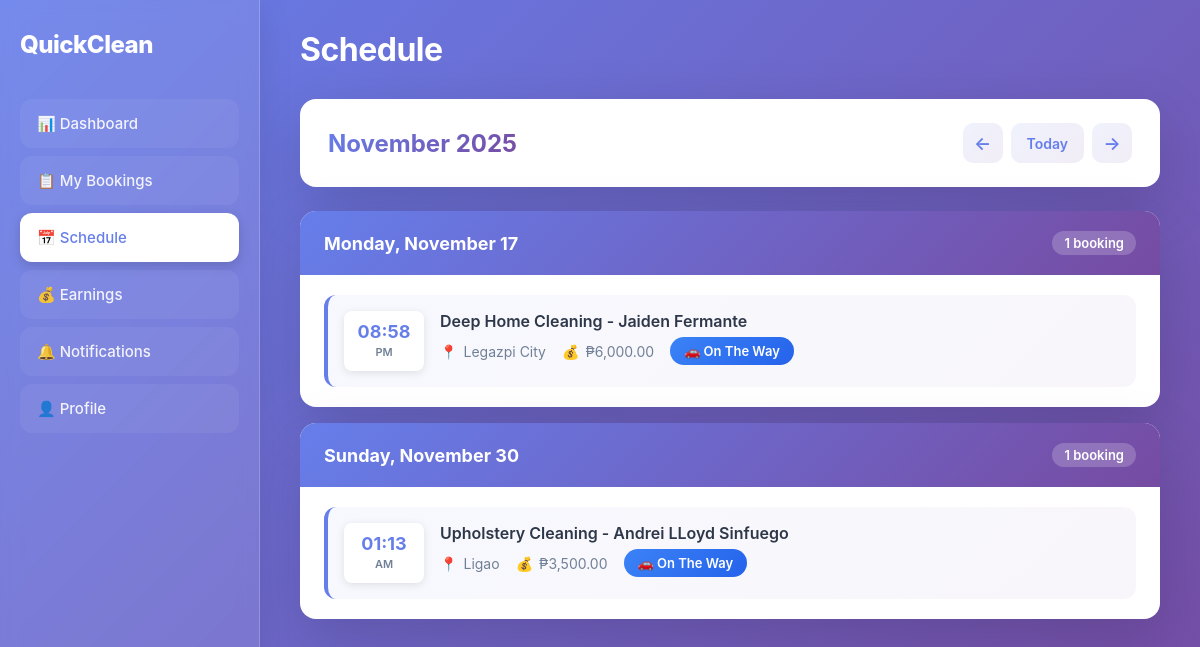
/Cleaner/schedule.php?month=11&year=2025, run on the app's committed database.
### tables this page shows
CREATE TABLE `transactions` (
  `transaction_id` int(11) NOT NULL,
  `booking_id` int(11) NOT NULL,
  `customer_name` varchar(100) NOT NULL,
  `service_name` varchar(100) NOT NULL,
  `date` date NOT NULL,
  `time` varchar(50) DEFAULT NULL,
  `address` text DEFAULT NULL,
  `phone` varchar(20) DEFAULT NULL,
  `email` varchar(100) DEFAULT NULL,
  `status` enum('on the way','completed') DEFAULT 'on the way',
  `action_date` timestamp NULL DEFAULT current_timestamp(),
  `proof_image` varchar(255) DEFAULT NULL,
  `completed_at` timestamp NULL DEFAULT NULL
);

CREATE TABLE `bookings` (
  `booking_id` int(11) NOT NULL,
  `user_id` int(11) NOT NULL,
  `service_id` int(11) NOT NULL,
  `service_name` varchar(100) NOT NULL,
  `price` decimal(10,2) DEFAULT NULL,
  `date` date NOT NULL,
  `time` varchar(50) DEFAULT NULL,
  `extras` text DEFAULT NULL,
  `name` varchar(100) NOT NULL,
  `phone` varchar(20) NOT NULL,
  `email` varchar(100) DEFAULT NULL,
  `address` text NOT NULL,
  `notes` text DEFAULT NULL,
  `status` enum('pending','accepted','declined') DEFAULT 'pending',
  `created_at` timestamp NULL DEFAULT current_timestamp()
);

### Cleaner/schedule.php (the view, shortened to what this page needs)
<?php
$host = "localhost";
$user = "root";
$pass = "";
$db   = "quickclean";
$conn = mysqli_connect($host, $user, $pass, $db);
$current_month = isset($_GET['month']) ? (int)$_GET['month'] : date('n');
$current_year = isset($_GET['year']) ? (int)$_GET['year'] : date('Y');
$prev_month = $current_month - 1;
$prev_year = $current_year;
$next_month = $current_month + 1;
$next_year = $current_year;
$sql = "SELECT b.*, t.status AS transaction_status
        FROM bookings b
        LEFT JOIN transactions t ON b.booking_id = t.booking_id
        WHERE MONTH(b.date) = $current_month
        AND YEAR(b.date) = $current_year
        AND b.status IN ('pending', 'accepted')
        ORDER BY b.date, b.time";
$result = mysqli_query($conn, $sql);
$bookings_by_date = [];
while ($row = mysqli_fetch_assoc($result)) {
    $date = $row['date'];
    if (!isset($bookings_by_date[$date])) {
        $bookings_by_date[$date] = [];
    }
    $bookings_by_date[$date][] = $row;
}
$month_name = date('F', mktime(0, 0, 0, $current_month, 1, $current_year));
?>
<!DOCTYPE html>
<html lang="en">
<head>
</head>
<body>
  <div class="wrapper">
    <div class="sidebar">
      <div class="sidebar-logo">QuickClean</div>
      <div class="nav-item"><a href="dashboard.html">📊 Dashboard</a></div>
      <div class="nav-item"><a href="assigned.php">📋 My Bookings</a></div>
      <div class="nav-item"><a href="schedule.php" class="active">📅 Schedule</a></div>
      <div class="nav-item"><a href="earnings.html">💰 Earnings</a></div>
      <div class="nav-item"><a href="notification.html">🔔 Notifications</a></div>
      <div class="nav-item"><a href="profile.html">👤 Profile</a></div>
    </div>
    <div class="content">
      <div class="header">
        <h1>Schedule</h1>
      </div>
      <div class="calendar-header">
        <div class="calendar-title"><?php echo $month_name . ' ' . $current_year; ?></div>
        <div class="calendar-nav">
          <a href="?month=<?php echo $prev_month; ?>&year=<?php echo $prev_year; ?>">←</a>
          <a href="schedule.php" class="today-btn">Today</a>
          <a href="?month=<?php echo $next_month; ?>&year=<?php echo $next_year; ?>">→</a>
        </div>
      </div>
      <?php if (count($bookings_by_date) > 0): ?>
      <div class="schedule-grid">
        <?php foreach ($bookings_by_date as $date => $bookings): ?>
        <div class="schedule-day">
          <div class="schedule-day-header">
            <div class="schedule-date"><?php echo date('l, F j', strtotime($date)); ?></div>
            <div class="schedule-count"><?php echo count($bookings); ?> booking<?php echo count($bookings) > 1 ? 's' : ''; ?></div>
          </div>
          <div class="schedule-bookings">
            <?php foreach ($bookings as $booking): ?>
            <a href="bookingdetails.php?booking=<?php echo $booking['booking_id']; ?>" class="schedule-booking">
              <div class="booking-time">
                <?php
                $time_parts = explode(':', $booking['time']);
                $hour = (int)$time_parts[0];
                $minute = $time_parts[1];
                $period = $hour >= 12 ? 'PM' : 'AM';
                $display_hour = $hour > 12 ? $hour - 12 : ($hour == 0 ? 12 : $hour);
                ?>
                <div class="booking-time-value"><?php echo sprintf('%02d:%s', $display_hour, $minute); ?></div>
                <div class="booking-time-period"><?php echo $period; ?></div>
              </div>
              <div class="booking-details">
                <div class="booking-title"><?php echo htmlspecialchars($booking['service_name'] . ' - ' . $booking['name']); ?></div>
                <div class="booking-info">
                  <div class="booking-info-item">
                    <span>📍</span>
                    <span><?php echo htmlspecialchars($booking['address']); ?></span>
                  </div>
                  <div class="booking-info-item">
                    <span>💰</span>
                    <span>₱<?php echo number_format($booking['price'], 2); ?></span>
                  </div>
                  <div class="booking-info-item">
                    <?php
                    if ($booking['transaction_status'] == 'completed') {
                        echo '<span class="booking-status completed">✓ Completed</span>';
                    } elseif ($booking['transaction_status'] == 'on the way') {
                        echo '<span class="booking-status ontheway">🚗 On the way</span>';
                    } elseif ($booking['status'] == 'accepted') {
                        echo '<span class="booking-status accepted">Accepted</span>';
                    } elseif ($booking['status'] == 'pending') {
                        echo '<span class="booking-status pending">Pending</span>';
                    }
                    ?>
                  </div>
                </div>
              </div>
            </a>
            <?php endforeach; ?>
          </div>
        </div>
        <?php endforeach; ?>
      </div>
      <?php endif; ?>
    </div>
  </div>
</body>
</html>

### Cleaner/schedule.php (style rules this page uses)
* { margin: 0; padding: 0; box-sizing: border-box; }
body { font-family: 'Inter', -apple-system, BlinkMacSystemFont, 'Segoe UI', sans-serif; background: linear-gradient(135deg, #667eea 0%, #764ba2 100%); color: #1a202c; min-height: 100vh; }
.wrapper { display: flex; min-height: 100vh; }
.sidebar { width: 260px; background: rgba(255, 255, 255, 0.1); backdrop-filter: blur(10px); border-right: 1px solid rgba(255, 255, 255, 0.2); padding: 30px 20px; color: white; box-shadow: 0 8px 32px rgba(0, 0, 0, 0.1); }
.sidebar-logo { font-size: 24px; font-weight: 800; margin-bottom: 40px; color: white; letter-spacing: -0.5px; }
.nav-item { margin: 8px 0; }
.nav-item a { display: flex; align-items: center; gap: 12px; background: rgba(255, 255, 255, 0.05); padding: 14px 16px; border-radius: 12px; text-decoration: none; color: rgba(255, 255, 255, 0.9); font-size: 15px; font-weight: 500; transition: all 0.3s cubic-bezier(0.4, 0, 0.2, 1); border: 1px solid transparent; }
.nav-item a.active { background: white; color: #667eea; box-shadow: 0 4px 12px rgba(0, 0, 0, 0.15); }
.content { flex: 1; padding: 30px 40px; overflow-y: auto; }
.header { margin-bottom: 30px; display: flex; justify-content: space-between; align-items: center; }
.header h1 { color: white; font-size: 32px; font-weight: 700; letter-spacing: -0.5px; }
.calendar-header { background: white; border-radius: 16px; box-shadow: 0 20px 60px rgba(0, 0, 0, 0.15); padding: 24px 28px; margin-bottom: 24px; display: flex; justify-content: space-between; align-items: center; animation: fadeIn 0.5s ease; }
.calendar-title { font-size: 24px; font-weight: 700; background: linear-gradient(135deg, #667eea 0%, #764ba2 100%); -webkit-background-clip: text; -webkit-text-fill-color: transparent; background-clip: text; }
.calendar-nav { display: flex; gap: 8px; }
.calendar-nav a, .calendar-nav button { width: 40px; height: 40px; border: none; background: linear-gradient(135deg, rgba(102, 126, 234, 0.1) 0%, rgba(118, 75, 162, 0.1) 100%); border-radius: 10px; cursor: pointer; font-size: 18px; transition: all 0.2s ease; color: #667eea; text-decoration: none; display: flex; align-items: center; justify-content: center; font-weight: 600; }
.calendar-nav .today-btn { width: auto; padding: 0 16px; font-size: 14px; }
.schedule-grid { display: grid; gap: 16px; margin-bottom: 24px; }
.schedule-day { background: white; border-radius: 16px; box-shadow: 0 20px 60px rgba(0, 0, 0, 0.15); overflow: hidden; animation: fadeIn 0.5s ease; transition: all 0.3s ease; }
.schedule-day-header { padding: 20px 24px; background: linear-gradient(135deg, #667eea 0%, #764ba2 100%); color: white; display: flex; justify-content: space-between; align-items: center; }
.schedule-date { font-size: 18px; font-weight: 700; }
.schedule-count { background: rgba(255, 255, 255, 0.2); padding: 4px 12px; border-radius: 20px; font-size: 13px; font-weight: 600; }
.schedule-bookings { padding: 20px 24px; }
.schedule-booking { display: flex; gap: 16px; padding: 16px; margin-bottom: 12px; background: linear-gradient(135deg, rgba(102, 126, 234, 0.05) 0%, rgba(118, 75, 162, 0.05) 100%); border-radius: 12px; border-left: 4px solid #667eea; transition: all 0.2s ease; cursor: pointer; text-decoration: none; color: inherit; }
.schedule-booking:last-child { margin-bottom: 0; }
.booking-time { flex-shrink: 0; width: 80px; text-align: center; padding: 12px; background: white; border-radius: 8px; box-shadow: 0 2px 8px rgba(0, 0, 0, 0.1); }
.booking-time-value { font-size: 18px; font-weight: 700; color: #667eea; line-height: 1; margin-bottom: 4px; }
.booking-time-period { font-size: 11px; color: #718096; font-weight: 600; text-transform: uppercase; }
.booking-details { flex: 1; }
.booking-title { font-size: 16px; font-weight: 600; color: #2d3748; margin-bottom: 6px; }
.booking-info { font-size: 14px; color: #718096; display: flex; gap: 16px; flex-wrap: wrap; }
.booking-info-item { display: flex; align-items: center; gap: 6px; }
.booking-status { display: inline-flex; align-items: center; gap: 6px; padding: 6px 14px; border-radius: 20px; font-size: 13px; font-weight: 600; text-transform: capitalize; }
.booking-status.ontheway { background: linear-gradient(135deg, #3b82f6 0%, #2563eb 100%); color: white; }

### data on the page
transactions: booking.time "08", booking.time "58", booking.time "PM", booking.name "Deep Home Cleaning - Jaiden Fermante", booking.address "Legazpi City", booking.price "6,000.00", status "🚗 On The Way"
transactions: booking.date "Sunday, November 30", count($bookings) "1", booking.time "01", booking.time "13", booking.time "AM", booking.name "Upholstery Cleaning - Andrei LLoyd Sinfuego", booking.address "Ligao", booking.price "3,500.00", status "🚗 On The Way"

### other printed values
$month_name "November"
$current_year "2025"
date('l, F j', strtotime($date)) "Monday, November 17"
count($bookings) "1"
